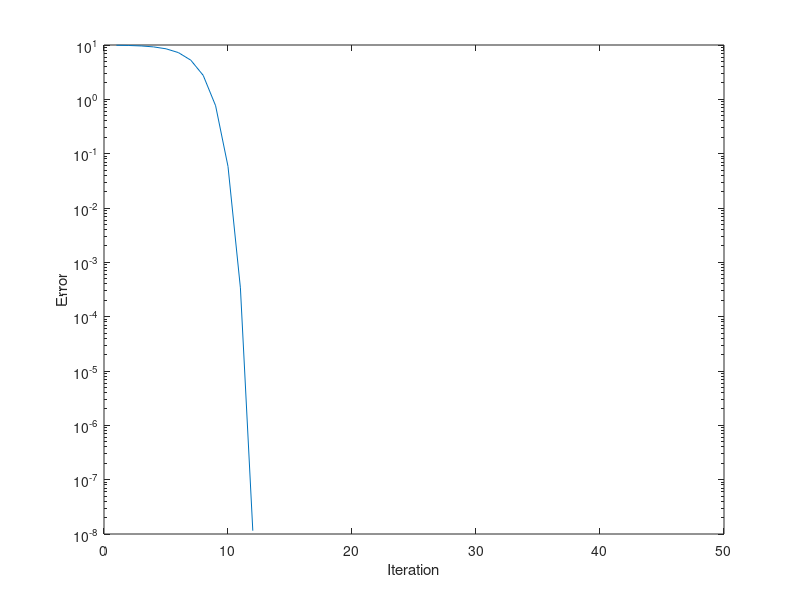

Here is the MATLAB script that generated this plot:
a=1/10;
n=50;
X=zeros(1,n);
X(1)=0.1;

f=@(x,a) 1./x-a;
df=@(x) -1./x.^2;

for i=2:n
    X(i)=X(i-1)-f(X(i-1),a)/df(X(i-1));
end
semilogy(1:n,abs(X-1/a))
ylabel('Error')
xlabel('Iteration')
